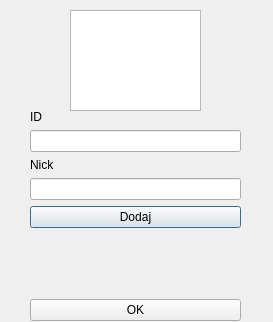
<?xml version="1.0" encoding="UTF-8"?>
<ui version="4.0">
 <class>dodawanie</class>
 <widget class="QDialog" name="dodawanie">
  <property name="geometry">
   <rect>
    <x>0</x>
    <y>0</y>
    <width>273</width>
    <height>322</height>
   </rect>
  </property>
  <property name="windowTitle">
   <string>Dodaj znajomego</string>
  </property>
  <widget class="QWidget" name="verticalLayoutWidget">
   <property name="geometry">
    <rect>
     <x>30</x>
     <y>110</y>
     <width>211</width>
     <height>211</height>
    </rect>
   </property>
   <layout class="QVBoxLayout" name="verticalLayout">
    <item>
     <widget class="QLabel" name="labelID">
      <property name="text">
       <string>ID</string>
      </property>
     </widget>
    </item>
    <item>
     <widget class="QLineEdit" name="ID"/>
    </item>
    <item>
     <widget class="QLabel" name="labelNick">
      <property name="text">
       <string>Nick</string>
      </property>
     </widget>
    </item>
    <item>
     <widget class="QLineEdit" name="Nick"/>
    </item>
    <item>
     <widget class="QPushButton" name="pushDodaj">
      <property name="text">
       <string>Dodaj</string>
      </property>
     </widget>
    </item>
    <item>
     <spacer name="verticalSpacer_2">
      <property name="orientation">
       <enum>Qt::Vertical</enum>
      </property>
      <property name="sizeHint" stdset="0">
       <size>
        <width>20</width>
        <height>40</height>
       </size>
      </property>
     </spacer>
    </item>
    <item>
     <widget class="QPushButton" name="pushOK">
      <property name="text">
       <string>OK</string>
      </property>
     </widget>
    </item>
   </layout>
  </widget>
  <widget class="QGraphicsView" name="picture">
   <property name="geometry">
    <rect>
     <x>70</x>
     <y>10</y>
     <width>131</width>
     <height>101</height>
    </rect>
   </property>
  </widget>
 </widget>
 <resources/>
 <connections/>
</ui>
